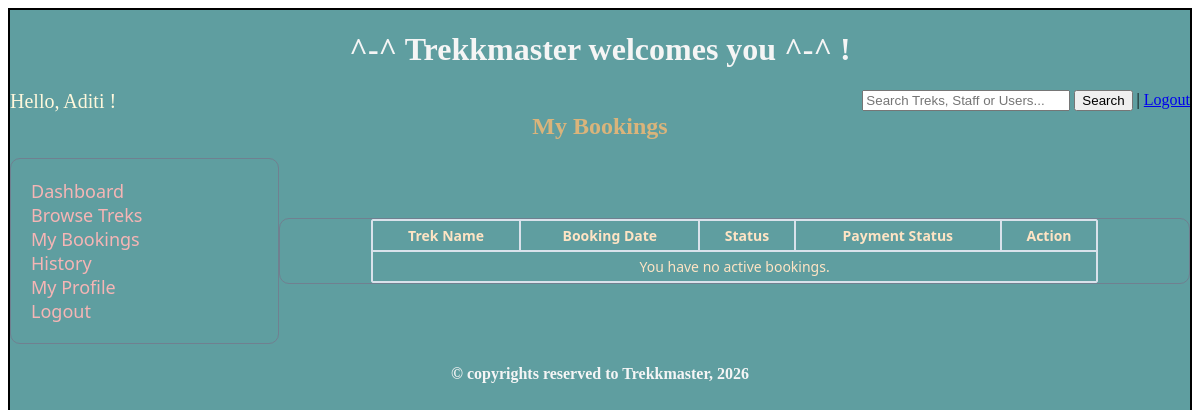
Before: /my_bookings (signed in) with the older database file.
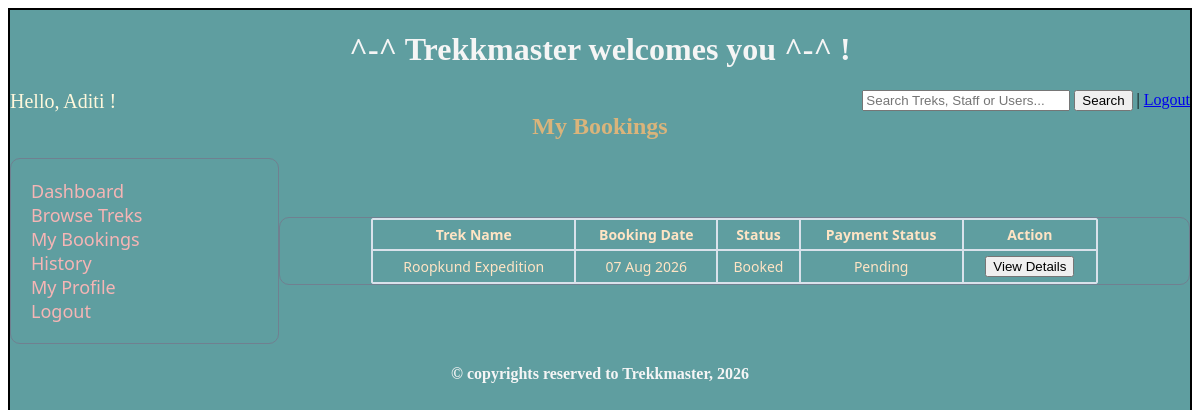
After: the same page with the newer database file.
### models.py (models this page shows)
class Trekker(db.Model):
    __tablename__='trekker'
    trekker_id = db.Column(db.Integer, primary_key=True)
    user_id= db.Column(db.Integer, db.ForeignKey('user_details.user_id'), nullable=False, unique=True) #linking child to parent
    full_name = db.Column(db.String, nullable=False)
    address = db.Column(db.String, nullable=False)
    phone_no = db.Column(db.String(15), nullable=False)
    status = db.Column(db.Integer, nullable=False, default=0)  #0-registered, 1-deactivated, 2- blacklisted
    bookings = db.relationship("Bookings", cascade="all, delete", backref="trekker")

class Bookings(db.Model):
    __tablename__='bookings'
    booking_id = db.Column(db.Integer, primary_key=True, autoincrement=True)
    trekker_id = db.Column(db.Integer, db.ForeignKey('trekker.trekker_id'), nullable=False)
    trek_id = db.Column(db.Integer, db.ForeignKey('trek.trek_id'), nullable=False)
    booking_date = db.Column(db.Date, nullable = False)
    status = db.Column(db.Integer, nullable=False, default=0)  #0-booked, 1-cancelled, 2-completed
    payment_status = db.Column(db.Integer, nullable=False, default=0)  #0-pending, 1-paid, 2-refunded

class Trek(db.Model):
    __tablename__='trek'
    trek_id = db.Column(db.Integer, primary_key=True, autoincrement=True)
    trek_name = db.Column(db.String, unique = True, nullable = False)
    location = db.Column(db.String, nullable = False)
    difficulty = db.Column(db.Integer, nullable=False, default=0)  #0-easy, 1-moderate, 2- hard
    staff_assigned = db.Column(db.Integer, db.ForeignKey('staff.staff_id'), nullable = False)
    status = db.Column(db.Integer, nullable=False, default=0)  #0-open, 1-closed, 2- completed
    duration = db.Column(db.Integer, nullable = False)
    description = db.Column(db.String, nullable = False)
    av_slots = db.Column(db.Integer, nullable = False)
    st_date = db.Column(db.Date, nullable = False)
    en_date = db.Column(db.Date, nullable = False)
    bookings = db.relationship("Bookings", cascade="all, delete", backref="trek")

### controller.py (the view)
@app.route('/my_bookings')
def my_bookings():
    user_id = session.get('user_id')
    if not user_id:
        return redirect(url_for('user_signin'))
    trekker = Trekker.query.filter_by(user_id=user_id).first()
    if not trekker:
        return redirect(url_for('user_signin'))
    active_bookings = Bookings.query.filter(Bookings.trekker_id == trekker.trekker_id, Bookings.status == 0).all()
    return render_template('user_bookings.html', user_name=trekker.full_name, user_bookings=active_bookings)

### templates/user_bookings.html (shortened to what this page needs)
<!DOCTYPE html>
<html lang="en">
<head>
    <link rel="stylesheet" href="/static/main.css">
</head>
<body>
    <div class="container">
        <div class="center">
            <h1>^-^ Trekkmaster welcomes you ^-^ !</h1>
        </div>
        <div style="display: flex; justify-content: space-between;">
            <span style="text-align: left; color: cornsilk; font-size: 20px;">Hello, {{ user_name }} !</span>
            <span style="text-align: right;">
                <form action="{{ url_for('search') }}" method="GET">
                    <input type="text" name="q" placeholder="Search Treks, Staff or Users..." style="width: 200px">
                    <input type="submit" value="Search"> | <a href="{{ url_for('user_signin') }}">Logout</a>
                </form>
            </span>
        </div>
        <h2 class="heading">My Bookings</h2>
        <br>
        <div style="display: flex;">
            <div class="sidebar">
                <a href="{{ url_for('user_dash') }}" class="normal-text-link">Dashboard</a><br>
                <a href="{{ url_for('browse_treks') }}" class="normal-text-link">Browse Treks</a><br>
                <a href="{{ url_for('my_bookings') }}" class="normal-text-link">My Bookings</a><br>
                <a href="{{ url_for('my_history') }}" class="normal-text-link">History</a><br>
                <a href="{{ url_for('my_profile') }}" class="normal-text-link">My Profile</a><br>
                <a href="{{ url_for('user_signin') }}" class="normal-text-link">Logout</a>
            </div>
            <div class="dash_style">
                <table class="table" name="Recent Treks">
                    <tr>
                        <th>Trek Name</th>
                        <th>Booking Date</th>
                        <th>Status</th>
                        <th>Payment Status</th>
                        <th>Action</th>
                    </tr>
                    {% if user_bookings %}
                    {% for booking in user_bookings %}
                    <tr>
                        <td>{{ booking.trek.trek_name }}</td>
                        <td>{{ booking.booking_date.strftime('%d %b %Y') }}</td>
                        <td>
                            {% if booking.status == 0 %}Booked
                            {% elif booking.status == 1 %}Cancelled
                            {% elif booking.status == 2 %}Completed
                            {% endif %}
                        </td>
                        <td>
                            {% if booking.payment_status == 1 %}Paid
                            {% else %}Pending
                            {% endif %}
                        </td>
                        <td><a href="{{ url_for('booking_details', booking_id=booking.booking_id) }}"><button type="button">View Details</button></a></td>
                    </tr>
                    {% endfor %}
                    {% else %}
                    <tr>
                        <td colspan="5" style="text-align: center;">You have no active bookings.</td>
                    </tr>
                    {% endif %}
                </table>
            </div>
        </div>
        <div class="center">
            <h4>&copy; copyrights reserved to Trekkmaster, 2026</h4>
        </div>
    </div>
</body>
</html>

### static/main.css (style rules this page uses)
.container { background-color: cadetblue; border: 2px solid black; width: 100%; box-sizing: border-box; min-height: 100vh; }
.heading { text-align: center; margin: auto; color: rgb(218, 180, 123); }
.center { text-align: center; margin: auto; color: whitesmoke; }
.dash_style { width: 80%; border: 1px solid slategrey; margin: auto; border-radius: 10px; font-size: 18px; font-family: 'Segoe UI', Tahoma, Geneva, Verdana, sans-serif; text-align: justify; }
.sidebar { width: 20%; border: 1px solid slategrey; margin: auto; margin-top: 0%; border-radius: 10px; font-size: 18px; font-family: 'Segoe UI', Tahoma, Geneva, Verdana, sans-serif; text-align: justify; padding: 20px; }
.table { border-spacing: 0; width: 80%; border: 1px solid rgb(217, 226, 235); margin: auto; border-radius: 2px; font-size: 14px; color: bisque; font-family: 'Segoe UI', Tahoma, Geneva, Verdana, sans-serif; text-align: center; }
.table th, .table td { border: 1px solid rgb(217, 226, 235); font-size: 12px 18px; padding: 5px; }
.normal-text-link { color: rgb(246, 181, 181); text-decoration: none; }

Changed rows visible on the page:
added Bookings: trek.trek_name "Roopkund Expedition", booking_date "07 Aug 2026", status "Booked", payment_status "Pending"
Other visible differences:
text no longer shown: "You have no active bookings."
